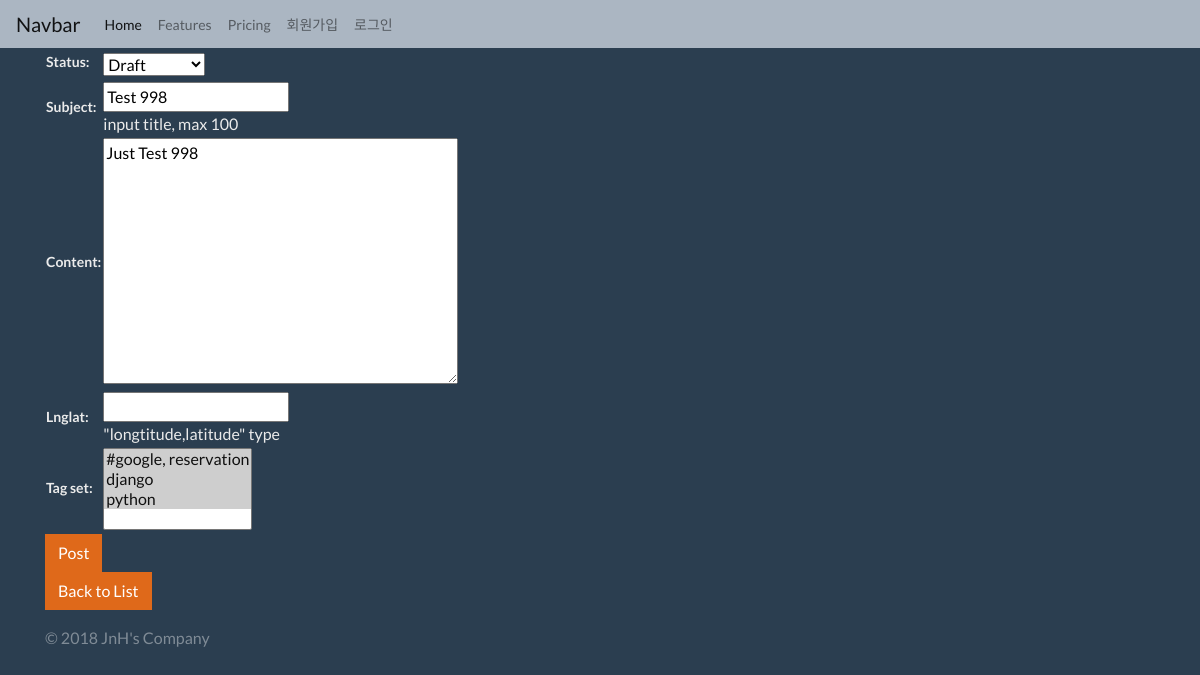
Page /blog/1004/edit/ on the earlier database version.
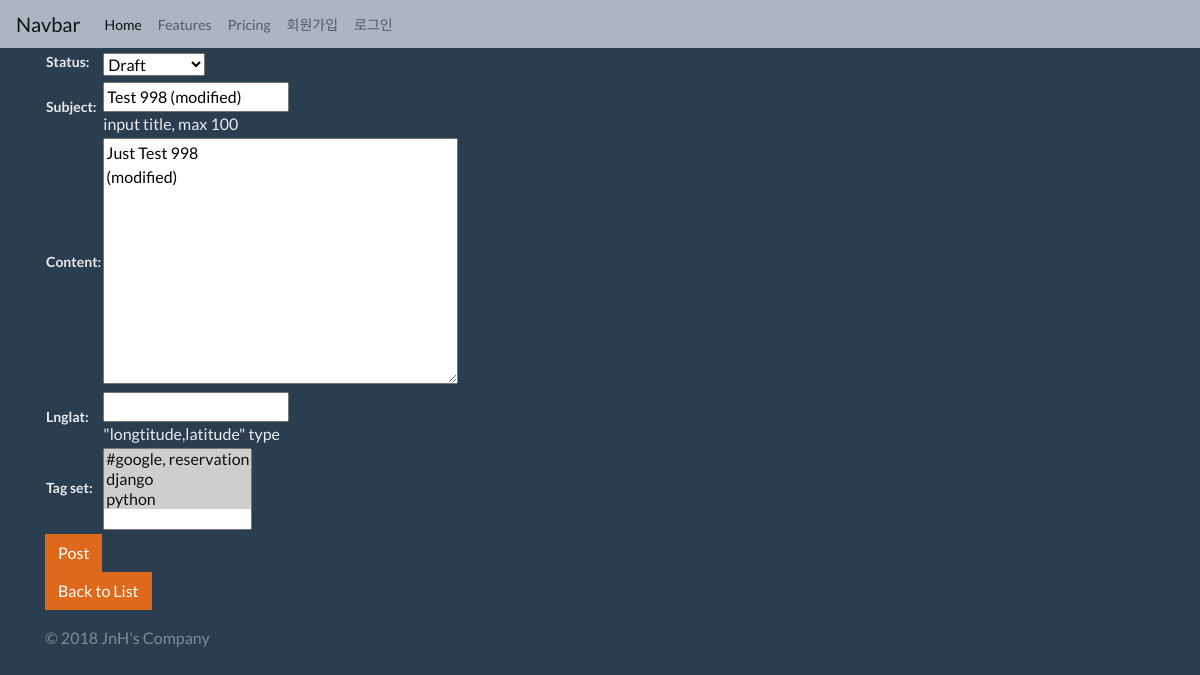
Same page on the later database version.
### blog/models.py (models this page shows, shortened)
class Post(models.Model):
    STATUS_CHOICES = (
        ('d', 'Draft'),
        ('p', 'Published'),
        ('w', 'Withdrawn'),
    )
    user = models.ForeignKey(settings.AUTH_USER_MODEL)
    title = models.CharField(max_length=100, verbose_name="Subject", help_text="input title, max 100")
    content = models.TextField(verbose_name="Content")
    tag = models.CharField(max_length=50, blank=True, help_text="write tags")
    lnglat = models.CharField(max_length=30,
        validators=[lnglat_validator],
        help_text="\"longtitude,latitude\" type",
        blank=True
    )
    status = models.CharField(max_length=1, choices=STATUS_CHOICES)
    tag_set = models.ManyToManyField('Tag', blank=True)
    ip = models.CharField(max_length=20)
    created_at = models.DateTimeField(auto_now_add=True)
    updated_at = models.DateTimeField(auto_now=True)
    class Meta:
        ordering = ['-id']

### blog/views.py (the view)
# urls.py: url(r'^(?P<id>\d+)/edit/$', views.post_edit, name='post_edit'),
def post_edit(request, id):
    post = get_object_or_404(Post, id=id)
    if request.method=='POST':
        form = PostForm(request.POST, request.FILES, instance=post)
        if form.is_valid():
            post = form.save(commit=False)
            post.user = User.objects.get(id=1)
            post.ip = request.META['REMOTE_ADDR']
            post.save()
            return redirect(post)
    else:
        form = PostForm(instance=post)
    return render(request, 'blog/post_new.html', {
        'form': form,
    })

### blog/forms.py
class PostForm(forms.ModelForm):
    class Meta:
        model = Post
        fields = ['status', 'title', 'content', 'lnglat', 'tag_set']

### blog/models.py (called while the page is built)
    def __str__(self):
        return self.tag

### blog/templates/blog/post_new.html (shortened to what this page needs)
{% extends 'blog/layout.html' %}
{% block content %}
<div class="container">
    <div class="row">
        <div class="col-sm-12">
            <table>
                <form action="" method="post">
                    <table>{{ form.as_table }}</table>
                    <input type="submit" value="Post" class="btn btn-primary">
                </form>
            </table>
            <p>
                <a href="{% url 'blog:post_list' %}" class="btn btn-primary">Back to List</a>
            </p>
        </div>
    </div>
</div>
{% endblock %}

Differences in the rows shown:
changed Post "Draft": title "Test 998" → "Test 998 (modified)"; content "Just Test 998" → "Just Test 998 (modified)"
